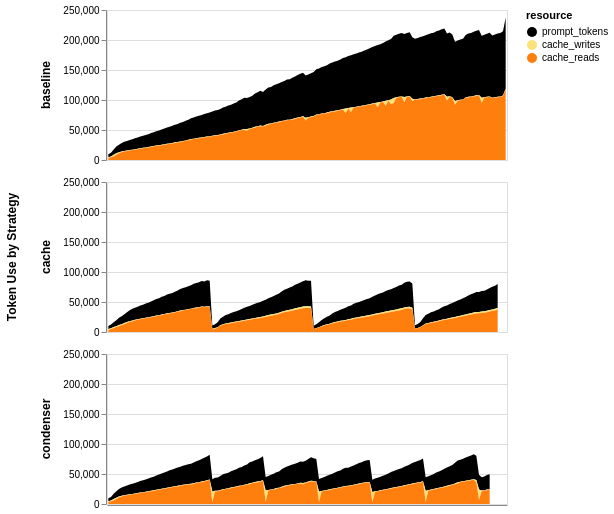

The cell this chart's notebook holds for it:
### Code cell
# Stacked bar graphs to track how tokens are consumed (in the aggregate) over time.
stacked_df = df.groupby(["strategy", "iteration"]).agg({
    "prompt_tokens": "mean",
    "cache_writes": "mean",
    "cache_reads": "mean",
}).reset_index().melt(
    id_vars=["strategy", "iteration"],
    value_vars=["prompt_tokens", "cache_writes", "cache_reads"],
    var_name="resource",
    value_name="tokens",
)

alt.Chart(stacked_df).mark_area().encode(
    x=alt.X("iteration:O", title="Iteration").axis(ticks=False, labels=False).title(None),
    y=alt.Y("tokens", title="Tokens Used").scale(domain=[0, 250_000]).title(None),
    color=alt.Color(
        "resource:N",
        scale=alt.Scale(
            domain=["prompt_tokens", "cache_writes", "cache_reads"],
            range=["#000000", "#FAE279", "#FF7F0E"],
        ),
    ),
).facet(
    row=alt.Row(
        "strategy",
        title="Token Use by Strategy",
        header=alt.Header(
            titleFontSize=12,
            labelFontStyle="bold",
            labelFontSize=12,
        ),
    )
).configure_view(
    discreteWidth=400,
    continuousHeight=150
)

### Figure 1 — Vega-Lite specification as saved in the notebook (floating-point values rounded to 4 significant figures; data arrays with more than 128 entries replaced by an {"elided": "..."} marker saying what was removed)
{"config": {"view": {"continuousWidth": 300, "continuousHeight": 150, "discreteWidth": 400}}, "data": {"name": "data-725d97c8cfb0a4a165731df906cf1d76"}, "facet": {"row": {"field": "strategy", "header": {"labelFontSize": 12, "labelFontStyle": "bold", "titleFontSize": 12}, "title": "Token Use by Strategy", "type": "nominal"}}, "spec": {"mark": {"type": "area"}, "encoding": {"color": {"field": "resource", "scale": {"domain": ["prompt_tokens", "cache_writes", "cache_reads"], "range": ["#000000", "#FAE279", "#FF7F0E"]}, "type": "nominal"}, "x": {"axis": {"ticks": false, "labels": false}, "field": "iteration", "title": null, "type": "ordinal"}, "y": {"field": "tokens", "scale": {"domain": [0, 250000]}, "title": null, "type": "quantitative"}}}, "$schema": "https://vega.github.io/schema/vega-lite/v5.20.1.json", "datasets": {"data-725d97c8cfb0a4a165731df906cf1d76": {"elided": "1323 records"}}}
